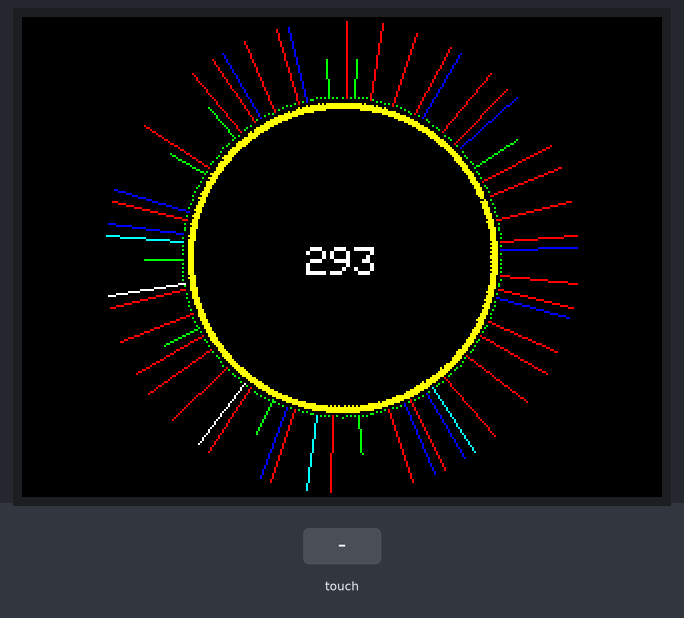
Bench run of a sketch on a simulated Arduino Uno, built with avr-gcc and run on an emulated ATmega328P. Parts: 320×240 colour display. Inputs (shaded band) come from the test bench.

Above: at 1.4 s.
1.5 s: touch panel pressed at 87 % / 10 % of its raw x / y range
At 2.5 s:
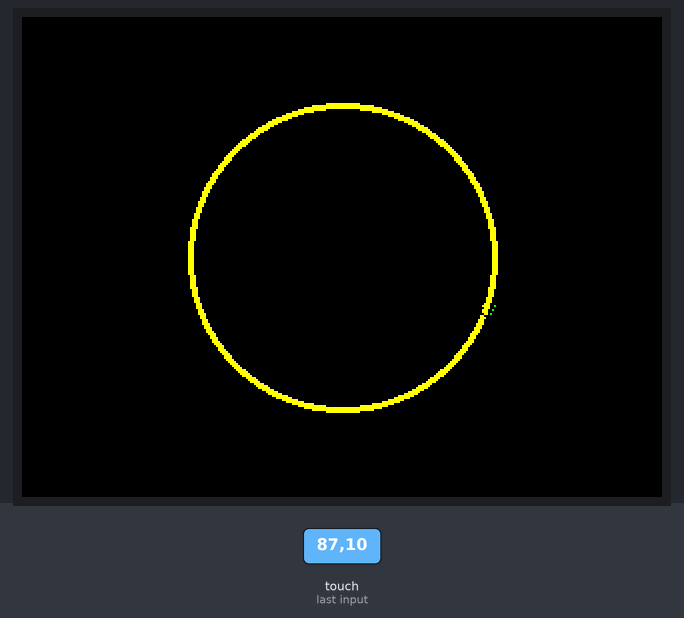
3.3 s: touch panel pressed at 13 % / 10 % of its raw x / y range
At 3.85 s:
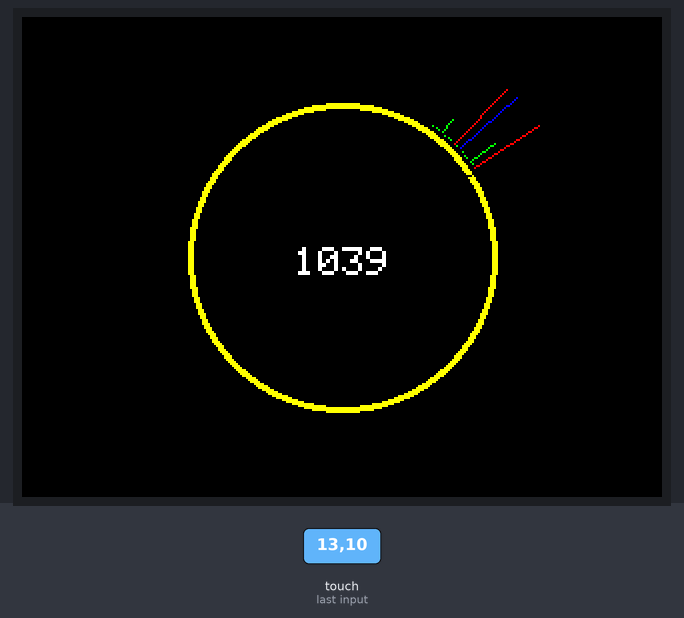
Timing chart, 0 to 6.3 s (numbered marks = the images above; inputs shaded):
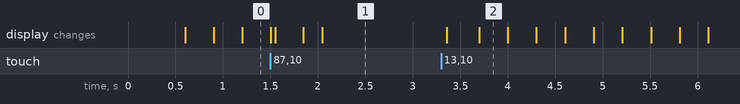

The sketch:

moulick.ino
```cpp
/*
  Moulick is a mathematical toy that uses an Arduino to continually compute
  and display prime numbers.

  See the Readme file for details.
*/
#include "touch.h"
#include "moulickapp.h"


void initialize_timer1(float refresh_rate = 20)
{
  /*
  * 16 MHz clock
  * 16 bit register (65536 vals)
  * 256 prescaler
  *
  * 16e6 / 256 = 62500
  * 62500 / 20 Hz = 3125
  */


  // initialize timer1
  noInterrupts();           // disable all interrupts
  TCCR1A = 0;
  TCCR1B = 0;
  TCNT1  = 0;

  OCR1A = (int) (62500 / refresh_rate) ;            // compare match register 16MHz/256/2Hz
  TCCR1B |= (1 << WGM12);   // CTC mode
  TCCR1B |= (1 << CS12);    // 256 prescaler
  TIMSK1 |= (1 << OCIE1A);  // enable timer compare interrupt
  interrupts();             // enable all interrupts
}


//serialport::SerialPort si;
moulickapp::MoulickApp moulick;
touchscreen::TouchScreen ts;

#define REDRAW_PERIOD 4   // We ask for a re-draw at 1/4 the rate of the touchscreen poll
#define TS_POLL_RATE  16  // We poll the touchscreen at 12 Hz
uint8_t redraw_counter = REDRAW_PERIOD;

void setup()
{
  // put your setup code here, to run once:
  Serial.begin(9600);
  moulick.init();
  ts.init( moulick.tft );

  initialize_timer1( TS_POLL_RATE );  // Initialize this last
}

void loop()
{
  // put your main code here, to run repeatedly:
  moulick.next_tick();
}


void poll()
{
  // poll the touch screen
  if( ts.poll() )
  {
    switch( ts.cmd_type )
    {
      case touchscreen::TouchScreen::TouchCommandType::Set:
        moulick.set_new_m( ts.new_m );
        break;

      case touchscreen::TouchScreen::TouchCommandType::Switch:
        moulick.toggle_screen();
        break;
    }
  }

  if( --redraw_counter == 0 )
  {
    // do a partial display refresh (the App decides if this is needed)
    moulick.refresh_display();
    redraw_counter = REDRAW_PERIOD;
  }
}


ISR(TIMER1_COMPA_vect)  // timer compare interrupt service routine
{
  poll();
}
```

display.cpp
```cpp
/*
  Translates the PrimeClock structure into a visual display
*/
#include "display.h"

namespace display {

  using namespace primes;

  void RadialChart::init( Elegoo_TFTLCD *_tft )
  {
    tft = _tft;
    tft->fillCircle( CHART_X, CHART_Y, CHART_BASE_R1, CHART_BASE_COL );
    tft->fillCircle( CHART_X, CHART_Y, CHART_BASE_R0 - 1, BACKGROUND );
  }

  void RadialChart::draw(prime_t m, float f, byte m_type)
  {
    float theta = D_THETA * (float)(m % CHART_N);
    uint16_t color = CHART_LINE_COL;
    switch( m_type )
    {
      case PRIME:
        color = CHART_PRIME_COL;
        break;
      case TWIN:
        color = CHART_TWIN_PRIME_COL;
        break;
      case PALINDROME:
        color = CHART_PALINDROMIC_PRIME_COL;
        break;
      case TWIN & PALINDROME:
        color = CHART_TWIN_AND_PALINDROMIC_PRIME_COL;
        break;
    }

    cursor( theta + D_THETA, BACKGROUND );
    cursor( theta, CHART_BASE_COL );

    radial_line( theta, 1.0, BACKGROUND );
    radial_line( theta, f, color );
  }

  void RadialChart::cursor( float theta, uint16_t color )
  {
    float st = sin( theta ),
          ct = cos( theta );
    int x0 = CHART_X + CHART_BASE_R0 * st,
        y0 = CHART_Y - CHART_BASE_R0 * ct,
        x1 = CHART_X + CHART_BASE_R1 * st,
        y1 = CHART_Y - CHART_BASE_R1 * ct;
    tft->drawLine( x0, y0, x1, y1, color );
  }

  void RadialChart::radial_line( float theta, float f, uint16_t color )
  {
    float st = sin( theta ),
          ct = cos( theta );
    int x0 = CHART_X + CHART_R0 * st,
        y0 = CHART_Y - CHART_R0 * ct,
        x1 = CHART_X + ( CHART_R0 + CHART_DR ) * st,
        y1 = CHART_Y - ( CHART_R0 + CHART_DR ) * ct;

    //tft->drawLine( x0, y0, x1, y1, color );
    fractional_bresenham( x0, y0, x1, y1, f, color, tft );
  }


  void DigitDisplay::init(
    Elegoo_TFTLCD *_tft,
    int16_t _x, int16_t _y, byte _font_size, uint16_t _color,
    Alignment al)
  {
    tft = _tft;
    x = _x; y = _y; font_size = _font_size; color = _color;
    alignment = al;
    number[ 0 ] = '\0';
  }

  void DigitDisplay::draw( const char *d )
  {
    draw_digits( number, BACKGROUND );
    update_number( d );
    draw_digits( number, color );
  }

  void DigitDisplay::draw_digits( const char* d, uint16_t col )
  {
    int16_t _x;
    switch( alignment )
    {
      case Alignment::Left:
                    _x = x;
                    break;
      case Alignment::Right:
                     _x = x - strlen( d ) * 6 * font_size;
                    break;
      case Alignment::Center:
                    _x = x - strlen( d ) * 3 * font_size;
                    break;
    }

    tft->setCursor(_x, y);
    tft->setTextSize( font_size );
    tft->setTextColor( col );
    tft->print( d );
  }

  void DigitDisplay::update_number( const char* d )
  {
    int i = 0, j = 0;
    for( ;; )
    {
      number[ i ] = d[ j ];
      if( d[ j ] == '\0') break;
      i++; j++;
    }
  }


  void Clock::init( Elegoo_TFTLCD *_tft, PrimeClock *_pc )
  {
    tft = _tft;
    pc = _pc;
    tft->fillScreen( BACKGROUND );

    radial_chart.init(  tft );
    digit_display.init( tft,
                        CHART_X, CHART_Y - 5, 2, WHITE,
                        DigitDisplay::Alignment::Center );
  }

  void Clock::draw()
  {
    byte m_type = COMPOSITE;
    if( pc->is_prime ) m_type = PRIME;
    if( pc->is_twin_prime ) m_type &= TWIN;
    if( pc->is_palindromic_prime ) m_type &= PALINDROME;
    radial_chart.draw( pc->m, min( pc->fraction_tested(), 1.0 ), m_type );

    if( pc->is_prime ) digit_display.draw( pc->m_as_string() );
  }

  void Clock::partial_draw()
  {
    byte m_type = COMPOSITE;  // We only refresh when we are in the middle of testing
    radial_chart.draw( pc->m, min( pc->fraction_tested(), 1.0 ), m_type );
  }


  void Hist2D::init( Elegoo_TFTLCD *_tft, int _x, int _y, int _w )
  {
    tft = _tft;
    hist_x = _x; hist_y = _y; hist_w = _w;
    dx = hist_w / 4;

    tft->setTextSize( 1 );
    tft->setTextColor( WHITE );
    char label[] = "1379";
    for( int i = 0 ; i < 4; i++ )
    {
      tft->setCursor( hist_x + i * dx + dx / 2, hist_y - 9 );
      tft->print( label[ i ] );

      tft->setCursor( hist_x - 7, hist_y + i * dx + dx / 2 );
      tft->print( label[ i ] );
    }
  }

  void Hist2D::draw( const prime_t rloks[ 4 ][ 4 ] )
  {
    for( int i = 0; i < 4; i++ )
    {
      prime_t r_max = 0;
      for( int j = 0; j < 4; j++ ) { if( r_max < rloks[ i ][ j ] ) r_max = rloks[ i ][ j ]; }
      for( int j = 0; j < 4; j++ ) draw_cell( i, j, 255 * rloks[ i ][ j ] / r_max);
    }
  }

  void Hist2D::draw_cell( uint8_t i, uint8_t j, uint8_t v )
  {
    tft->fillRect( hist_x + j * dx,
                   hist_y + i * dx,
                   dx, dx,
                   ((v & 0xF8) << 8) | ((v & 0xFC) << 3) | (v >> 3) );
  }


  void Stats::init( Elegoo_TFTLCD *_tft, PrimeClock *_pc )
  {
    tft = _tft;
    pc = _pc;
    tft->fillScreen( BACKGROUND );

    // Labels
    tft->setTextSize( 1 );

    tft->setCursor( CNTR_X - 6 * 1 * 6, CNTR_PRIME_Y - 10);
    tft->setTextColor( CHART_PRIME_COL );
    tft->print( "Primes" );

    tft->setCursor( CNTR_X - 6 * 1 * 11, CNTR_TWIN_Y - 10);
    tft->setTextColor( CHART_TWIN_PRIME_COL );
    tft->print( "Twin primes" );

    tft->setCursor( CNTR_X - 6 * 1 * 18, CNTR_PLNDR_Y - 10);
    tft->setTextColor( CHART_PALINDROMIC_PRIME_COL );
    tft->print( "Palindromic primes" );

    // Odometers
    primes_found.init( tft,
                      CNTR_X, CNTR_PRIME_Y, 2, WHITE,
                      DigitDisplay::Alignment::Right );
    twins_found.init( tft,
                      CNTR_X, CNTR_TWIN_Y, 2, WHITE,
                      DigitDisplay::Alignment::Right );
    palindromes_found.init(  tft,
                      CNTR_X, CNTR_PLNDR_Y, 2, WHITE,
                      DigitDisplay::Alignment::Right );

    // 2D Histogram
    rloks.init( tft, CNTR_X + 40, 70, 100 );

  }

  void Stats::draw()
  {
    if( !pc->is_prime ) return;
    primes_found.draw( prime_t_to_str( pc->primes_found, m_string ) );
    twins_found.draw( prime_t_to_str( pc->twin_primes_found, m_string ) );
    palindromes_found.draw( prime_t_to_str( pc->palindromic_primes_found, m_string ) );

    rloks.draw( pc->rloks ) ;
  }

} // display
```

display.h
```cpp
/*
  Hardware dependent code to translate the PrimeClock structure into a visual display.
*/
#ifndef _DISPLAY_H_
#define _DISPLAY_H_

#include <Elegoo_GFX.h>    // Core graphics library
#include <Elegoo_TFTLCD.h> // Hardware-specific library

#include "tftconstants.h"  // Chip ID, Pinouts etc. for TFT display
#include "primes.h"

/*
  The following constants determine the layout and color of the display
*/

// Coronal display

// The yellow circle round the prime digits that forms
// the base of the radial chart
#define CHART_X 320 / 2
#define CHART_Y 240 / 2
#define CHART_BASE_R0 75
#define CHART_BASE_R1 77
#define CHART_BASE_COL YELLOW

// Radial chart extents
#define CHART_R0 80
#define CHART_DR 38
#define CHART_LINE_COL GREEN
#define CHART_PRIME_COL RED
#define CHART_TWIN_PRIME_COL BLUE
#define CHART_PALINDROMIC_PRIME_COL CYAN
#define CHART_TWIN_AND_PALINDROMIC_PRIME_COL WHITE

// How many numbers does the radial chart represent
#define CHART_N 250
#define D_THETA ( 2 * M_PI / (float) CHART_N )

// Stats page

// Histograms
#define HIST_X 170
#define HIST_W 140

#define HIST_1_Y 110
#define HIST_N_Y 10

// Counters
#define CNTR_X 150 - 10

#define CNTR_PRIME_Y  60
#define CNTR_TWIN_Y   120
#define CNTR_PLNDR_Y  180

// The erase/background color
#define BACKGROUND BLACK


namespace display {

  using namespace primes;


  // KG's modification for Bresenham's algorithm for the radial plot
  // modified from https://gist.github.com/bert/1085538#file-plot_line-c
  inline void fractional_bresenham(
    int16_t x0, int16_t y0,
    int16_t x1, int16_t y1,
    float f,
    uint16_t color,
    Elegoo_TFTLCD *tft)
  {
    int16_t dx    =  abs( x1 - x0 ), sx = x0 < x1 ? 1 : -1,
            dy    = -abs( y1 - y0 ), sy = y0 < y1 ? 1 : -1,
            err   = dx + dy, e2, /* error value e_xy */
            x_end = x0 + ( x1 - x0 ) * f,  // fractional end point
            y_end = y0 + ( y1 - y0 ) * f;
    bool shallow = dx > -dy;
    for (;;)
    {
      tft->drawPixel( x0, y0, color );
      if( shallow )  { if( x0 == x_end ) break; }
               else  { if( y0 == y_end ) break; }
      e2 = 2 * err;
      if (e2 >= dy) { err += dy; x0 += sx; } /* e_xy+e_x > 0 */
      if (e2 <= dx) { err += dx; y0 += sy; } /* e_xy+e_y < 0 */
    }
  }

  // The values are designed so that we can meaningfully AND them
  #define COMPOSITE   0b000
  #define PRIME       0b111
  #define TWIN        0b101
  #define PALINDROME  0b110

  struct RadialChart
  {
    Elegoo_TFTLCD *tft;              // This is the pysical display
    void init(Elegoo_TFTLCD *_tft);  // Draw fixed elements of the display
    void draw( prime_t m, float f, byte m_type );
    void cursor( float theta, uint16_t color );
    void radial_line( float theta, float f, uint16_t color );
  };

  struct DigitDisplay
  {
    Elegoo_TFTLCD *tft;              // This is the pysical display
    enum class Alignment{Left=0, Right, Center};
    char number[ p_max_d + 1 ];
    int16_t x, y;
    uint16_t color;
    byte font_size;
    Alignment alignment;

    void init(
      Elegoo_TFTLCD *_tft,
      int16_t _x, int16_t _y, byte _font_size, uint16_t _color,
      Alignment al);
    void draw( const char *d );
    void draw_digits( const char* d, uint16_t col );
    void update_number( const char* d );
  };

  // The radial/coronal display
  struct Clock
  {
    Elegoo_TFTLCD *tft;
    PrimeClock const *pc;
    RadialChart radial_chart;
    DigitDisplay digit_display;

    void init( Elegoo_TFTLCD *_tft, PrimeClock *_pc );
    void draw();
    void partial_draw();  // A partial update when prime testing is taking long
  };

  struct Hist2D
  {
    Elegoo_TFTLCD *tft;     // This is the pysical display
    int16_t hist_x, hist_y;
    uint8_t hist_w, dx;

    void init( Elegoo_TFTLCD *_tft, int x, int y, int w );
    void draw( const prime_t rloks[ 4 ][ 4 ] );
    void draw_cell( uint8_t i, uint8_t j, uint8_t v );
  };

  // The stats display
  struct Stats
  {
    Elegoo_TFTLCD *tft;
    PrimeClock const *pc;
    char m_string[ p_max_d + 1 ];  // string to hold prime_t numbers
    DigitDisplay primes_found, twins_found, palindromes_found;
    Hist2D rloks;

    void init( Elegoo_TFTLCD *_tft, PrimeClock *_pc );
    void draw();
  };

} // display

#endif //_DISPLAY_H_
```

moulickapp.cpp
```cpp
#include "moulickapp.h"

namespace moulickapp
{

  void MoulickApp::init()
  {
    tft = new Elegoo_TFTLCD(LCD_CS, LCD_CD, LCD_WR, LCD_RD, LCD_RESET);
    pc = new PrimeClock();
    initialize_display();
  }

  void MoulickApp::initialize_display()
  {
    tft->reset();
    tft->begin( TFT_ID );
    tft->setRotation(1);  // Landscape, with the Uno's USB port to the right

    enable_refresh = false;
    switch_to( Screen::Corona );
  }

  void MoulickApp::toggle_screen()
  {
    if( screen_to_display == Screen::Corona )
      switch_to( Screen::Stats );
    else
      switch_to( Screen::Corona );
  }

  void MoulickApp::switch_to( Screen scr )
  {
    screen_to_display = scr;
    switch( screen_to_display )
    {
      case Screen::Corona:
        corona_disp.init( tft, pc );
        break;

      case Screen::Stats:
        stats_disp.init( tft, pc );
        break;
    }
  }

  void MoulickApp::next_tick()
  {
    enable_refresh = true;  // We only need the partial refresh when we are in this blocking loop
    pc->check_next();
    enable_refresh = false;

    noInterrupts();
    // We may get glitches if we don't stop any background drawing routine
    switch( screen_to_display )
    {
      case Screen::Corona:
        corona_disp.draw();
        break;

      case Screen::Stats:
        stats_disp.draw();
        break;
    }
    interrupts();
  }

  // We call this periodically (say using an interrupt) to animate the
  // display when prime testing is taking long and the display would
  // otherwise look frozen
  void MoulickApp::refresh_display()
  {
    if( !enable_refresh ) return;
    switch( screen_to_display )
    {
      case Screen::Corona:
        corona_disp.partial_draw();
        break;

      case Screen::Stats:
        // There is no partial refresh for stats screen
        break;
    }
  }

  void MoulickApp::set_new_m( prime_t m)
  {
    pc->restart_clock_from( m );
    switch_to( screen_to_display );
  }

}
```

moulickapp.h
```cpp
/*
  Ties all the components together
*/
#include "display.h"

namespace moulickapp
{
  using namespace display;

  struct MoulickApp
  {
    Elegoo_TFTLCD *tft;
    PrimeClock *pc;

    Clock corona_disp;
    Stats stats_disp;
    enum class Screen{Corona=0, Stats};
    Screen screen_to_display;
    bool enable_refresh;

    void init();
    void initialize_display();
    void toggle_screen();
    void switch_to( Screen scr );
    void next_tick();
    void refresh_display(); // A partial redraw when prime testing is taking long
    void set_new_m( prime_t m);
  };

}
```

tftconstants.h
```cpp
/*
The following definitions are for the Elegoo TFT touch screen I used
*/

#define TFT_ID 0x9341  // This was my display driver chip

// The control pins for the LCD can be assigned to any digital or
// analog pins...but we'll use the analog pins as this allows us to
// double up the pins with the touch screen (see the TFT paint example).
#define LCD_CS A3 // Chip Select goes to Analog 3
#define LCD_CD A2 // Command/Data goes to Analog 2
#define LCD_WR A1 // LCD Write goes to Analog 1
#define LCD_RD A0 // LCD Read goes to Analog 0
#define LCD_RESET A4 // Can alternately just connect to Arduino's reset pin


// Assign human-readable names to some common 16-bit color values:
#define BLACK   0x0000
#define BLUE    0x001F
#define RED     0xF800
#define GREEN   0x07E0
#define CYAN    0x07FF
#define MAGENTA 0xF81F
#define YELLOW  0xFFE0
#define WHITE   0xFFFF

// Stuff for the touch screen

#define YP A3  // must be an analog pin, use "An" notation!
#define XM A2  // must be an analog pin, use "An" notation!
#define YM 9   // can be a digital pin
#define XP 8   // can be a digital pin

#define MINPRESSURE 10
#define MAXPRESSURE 1000

#define TOUCH_THRESHOLD 5

#define SCREEN_X 240
#define SCREEN_Y 320

//Touch For New ILI9341 TP
#define TS_MINX 120
#define TS_MAXX 900

#define TS_MINY 70
#define TS_MAXY 920

#define TS_OHMS 300
```

Source omitted: primes.h (6844 bytes), touch.h (2642 bytes)

Measured:
- after the input at 1.5 s, the display: first differs from a run without the input after 0.05 s (image 1 shows a later state)
- after the input at 3.3 s, the display: first changes after 0.06 s (image 2 shows a later state)
